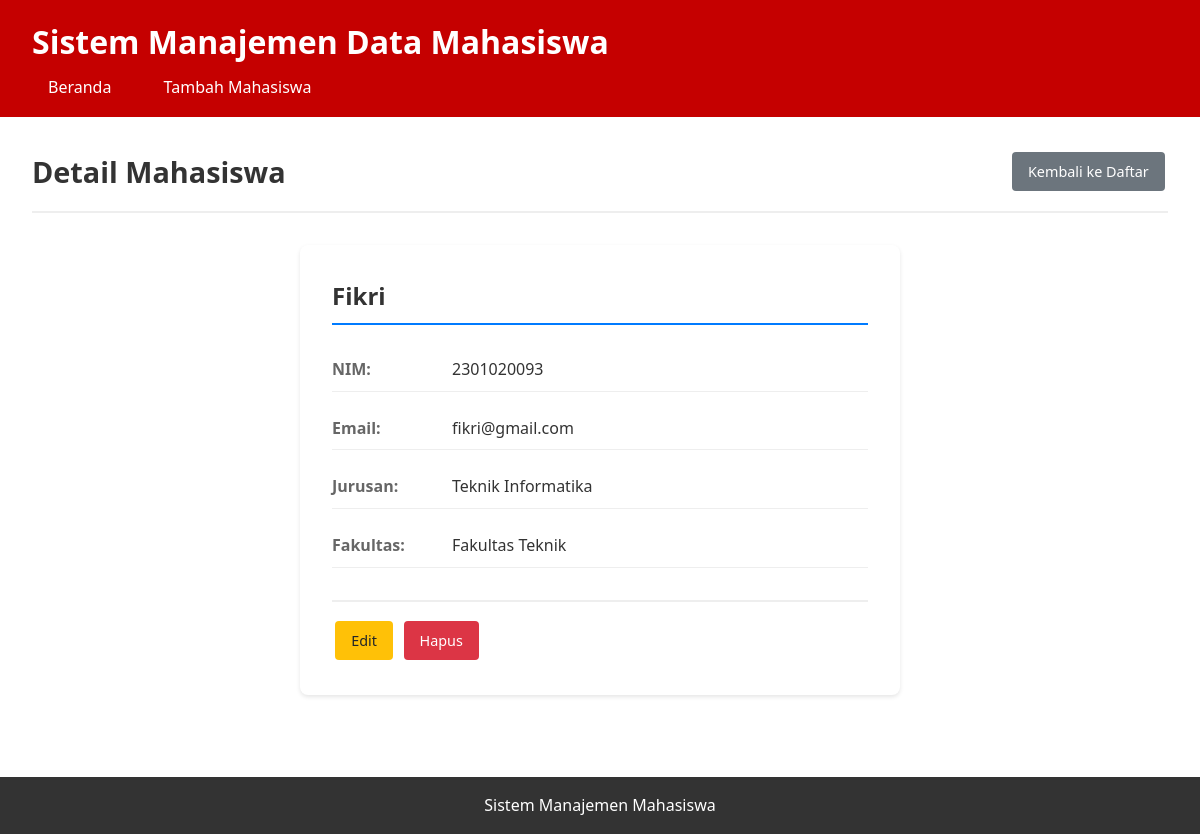
Page /index.php?action=show&id=8 on the committed database.
### tables this page shows
CREATE TABLE IF NOT EXISTS `mahasiswa` (
  `id` int NOT NULL AUTO_INCREMENT,
  `nim` varchar(20) NOT NULL,
  `nama` varchar(100) NOT NULL,
  `email` varchar(100) NOT NULL,
  `jurusan` varchar(50) NOT NULL,
  `fakultas` varchar(50) NOT NULL,
  `created_at` timestamp NULL DEFAULT CURRENT_TIMESTAMP,
  `updated_at` timestamp NULL DEFAULT CURRENT_TIMESTAMP ON UPDATE CURRENT_TIMESTAMP,
  PRIMARY KEY (`id`),
  UNIQUE KEY `nim` (`nim`),
  UNIQUE KEY `email` (`email`)
);

### controllers/MahasiswaController.php (called while the page is built, shortened)
<?php
class MahasiswaController {
    private $mahasiswa;
    public function __construct() {
        $database = new Database();
        $this->db = $database->getConnection();
        $this->mahasiswa = new Mahasiswa($this->db);
    }
    public function show($id) {
        $this->mahasiswa->id = $id;
        $this->mahasiswa->readOne();
        include 'views/mahasiswa/show.php';
    }
}
?>

### config.php (called while the page is built, shortened)
<?php
class Database {
    private $host = DB_HOST;
    private $db_name = DB_NAME;
    private $username = DB_USER;
    private $password = DB_PASS;
    public function getConnection() {
        $this->conn = null;
        try {
            $this->conn = new PDO("mysql:host=" . $this->host . ";dbname=" . $this->db_name, $this->username, $this->password);
            $this->conn->setAttribute(PDO::ATTR_ERRMODE, PDO::ERRMODE_EXCEPTION);
        } catch(PDOException $exception) {
            echo "Connection error: " . $exception->getMessage();
        }
        return $this->conn;
    }
}
?>

### models/Mahasiswa.php (called while the page is built, shortened)
<?php
class Mahasiswa {
    private $conn;
    private $table_name = "mahasiswa";
    public $id;
    public function __construct($db) {
        $this->conn = $db;
    }
    public function readOne() {
        $query = "SELECT * FROM " . $this->table_name . " WHERE id = ? LIMIT 0,1";
        $stmt = $this->conn->prepare($query);
        $stmt->bindParam(1, $this->id);
        $stmt->execute();
        $row = $stmt->fetch(PDO::FETCH_ASSOC);
        if($row) {
            $this->nim = $row['nim'];
            $this->nama = $row['nama'];
            $this->email = $row['email'];
            $this->jurusan = $row['jurusan'];
            $this->fakultas = $row['fakultas'];
            return true;
        }
        return false;
    }
}
?>

### views/mahasiswa/show.php (the view)
<?php include 'views/layout/header.php'; ?>
<div class="page-header">
    <h2>Detail Mahasiswa</h2>
    <a href="index.php" class="btn btn-secondary">Kembali ke Daftar</a>
</div>
<div class="detail-container">
    <div class="detail-card">
        <h3><?php echo htmlspecialchars($this->mahasiswa->nama); ?></h3>
        <div class="detail-row">
            <label>NIM:</label>
            <span><?php echo htmlspecialchars($this->mahasiswa->nim); ?></span>
        </div>
        <div class="detail-row">
            <label>Email:</label>
            <span><?php echo htmlspecialchars($this->mahasiswa->email); ?></span>
        </div>
        <div class="detail-row">
            <label>Jurusan:</label>
            <span><?php echo htmlspecialchars($this->mahasiswa->jurusan); ?></span>
        </div>
        <div class="detail-row">
            <label>Fakultas:</label>
            <span><?php echo htmlspecialchars($this->mahasiswa->fakultas); ?></span>
        </div>
        <div class="detail-actions">
            <a href="index.php?action=edit&id=<?php echo $this->mahasiswa->id; ?>" class="btn btn-warning">Edit</a>
            <a href="index.php?action=delete&id=<?php echo $this->mahasiswa->id; ?>"
               class="btn btn-danger"
               onclick="return confirm('Apakah Anda yakin ingin menghapus data ini?')">Hapus</a>
        </div>
    </div>
</div>
<?php include 'views/layout/footer.php'; ?>

### assets/style.css (style rules this page uses)
* { margin: 0; padding: 0; box-sizing: border-box; }
body { font-family: "Segoe UI", Tahoma, Geneva, Verdana, sans-serif; line-height: 1.6; color: #333; background-color: #f4f4f4; }
.page-header { display: flex; justify-content: space-between; align-items: center; margin-bottom: 2rem; padding-bottom: 1rem; border-bottom: 2px solid #eee; }
.page-header h2 { color: #333; font-size: 1.8rem; }
.btn { display: inline-block; padding: 0.5rem 1rem; text-decoration: none; border-radius: 4px; border: none; cursor: pointer; font-size: 0.9rem; transition: all 0.3s; margin: 0.2rem; }
.btn-secondary { background-color: #6c757d; color: white; }
.btn-warning { background-color: #ffc107; color: #212529; }
.btn-danger { background-color: #dc3545; color: white; }
.detail-container { max-width: 600px; margin: 0 auto; }
.detail-card { background-color: white; padding: 2rem; border-radius: 8px; box-shadow: 0 2px 4px rgba(0, 0, 0, 0.1); }
.detail-card h3 { color: #333; margin-bottom: 1.5rem; font-size: 1.5rem; border-bottom: 2px solid #007bff; padding-bottom: 0.5rem; }
.detail-row { display: flex; margin-bottom: 1rem; padding: 0.5rem 0; border-bottom: 1px solid #eee; }
.detail-row label { font-weight: 600; width: 120px; color: #666; }
.detail-row span { flex: 1; color: #333; }
.detail-actions { margin-top: 2rem; padding-top: 1rem; border-top: 2px solid #eee; }

### rows in the picture
mahasiswa: nama "Fikri", nim "2301020093", email "fikri@gmail.com", jurusan "Teknik Informatika", fakultas "Fakultas Teknik"
